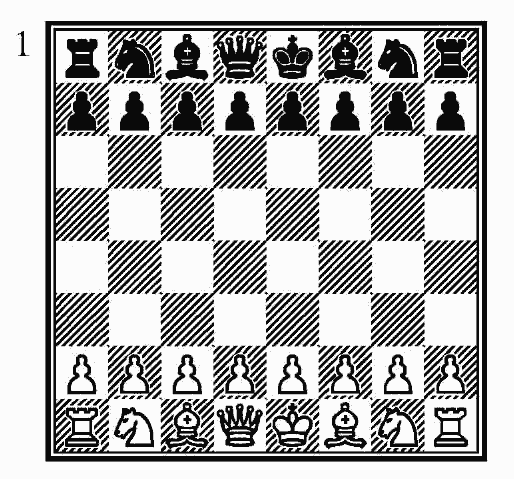
#> input picture packages/board-image-to-fen/src/templates/maizelis_start.jpg, 514 x 479 px
$ python recognizer.py ../templates/maizelis_start.jpg
#> lines starting #> are read from the running program, lines starting #| are printed output that depends on the picture; after the words box and inside, x2 and y2 are one past the last pixel; in counts of white or black regions, pixels touching at a corner belong together
#> in _extract_templates_from_image, img is the input picture: shape (479, 514); min 10, max 252, mean 178.4
#!/usr/bin/env python3
"""KS-2028 board-image-to-fen — распознавание шахматной диаграммы (стиль Майзелиса) в FEN.

Алгоритм:
1. Otsu-threshold изображения, поиск 4 «жирных» полос (рамка доски) по проекции
   тёмных пикселей по строкам/столбцам.
2. Внутренняя область рамки делится на 8×8 = 64 клетки (cv2.resize до 50×50 каждая).
3. Шаблоны фигур извлекаются один раз из эталонной картинки начальной позиции
   (Autogen_eBook_id0.jpg), куда известна расстановка из FEN
   `rnbqkbnr/pppppppp/8/8/8/8/PPPPPPPP/RNBQKBNR`. Полнота: все 12 типов фигур
   присутствуют, причём каждая на двух фонах (светлый/тёмный) кроме K/Q/k/q —
   эти доступны только на одном фоне, для другого фона используется тот же
   шаблон.
4. Для каждой клетки считается:
   - mass3 (морф-открытие 3×3) — отделяет «есть фигура» от «пусто»;
   - mass5 (морф-открытие 5×5) — отделяет белые (тонкий контур) от чёрных
     (заливной силуэт): тонкие линии исчезают при 5×5, заливные остаются.
5. Внутри своей цветовой группы и фона выбирается шаблон с максимальной NCC.

CLI (одиночный вызов):

    python3 recognizer.py <image-path> [--orientation white|black] [--json]

Выход — FEN-первая часть в stdout. Дополнительная диагностика — в stderr.
exit 0 — успех; exit 1 — ошибка (не нашлась рамка, не открылась картинка и т. п.).
"""

from __future__ import annotations

import argparse
import json
import os
import sys
from dataclasses import dataclass, field
from typing import Dict, Iterable, List, Optional, Tuple

import cv2
import numpy as np


CELL_SIZE = 50  # клетка нормализуется до 50×50 при матчинге
START_FEN_BOARD = 'rnbqkbnr/pppppppp/8/8/8/8/PPPPPPPP/RNBQKBNR'

# Эмпирические пороги для профиля Майзелиса (см. README §«Калибровка порогов»).
# Сохранены как модульные константы ради обратной совместимости с тестами и
# скриптами; для нового кода используй `Profile` (см. ниже).
# Признаки:
#   sw  — sw3_30: морф-открытие 3×3 + центральная зона 30×30 (макс 900);
#   cm5 — морф-открытие 5×5 + центральная зона 34×34 (макс 1156).
COLOR_MASS5_THRESHOLD = 350      # cm5 ≥ 350 → чёрная фигура
SOLID_WHITE_DARK_PIECE = 150     # sw > 150 на тёмной клетке → белая фигура
SOLID_WHITE_LIGHT_EMPTY = 800    # sw ≥ 800 на светлой клетке → пусто
LOW_CONFIDENCE_THRESHOLD = 0.30  # NCC ниже — выводим предупреждение в stderr


# ─────────────────────────── обнаружение рамки доски ────────────────────────


def _group_consecutive(arr: np.ndarray, gap: int = 4) -> List[List[int]]:
    if len(arr) == 0:
        return []
    groups: List[List[int]] = []
    current = [int(arr[0])]
    for v in arr[1:]:
        v = int(v)
        if v - current[-1] <= gap:
            current.append(v)
        else:
            groups.append(current)
            current = [v]
    groups.append(current)
    return groups


def _find_board_inner_bbox(img_gray: np.ndarray) -> Optional[Tuple[int, int, int, int]]:
    """Возвращает (x0, y0, x1, y1) — внутренний прямоугольник доски, без рамки.

    Алгоритм:
      1. Otsu-threshold картинки.
      2. По вертикальной проекции тёмных пикселей находим столбцы с длиной ≥
         60% высоты — это вертикальные линии рамки доски. Берём первую и
         последнюю группы — это левая и правая рамки.
      3. В горизонтальной полосе между этими столбцами повторно ищем строки,
         в которых тёмных пикселей ≥80% от ширины этой полосы — это
         горизонтальные линии рамки.
      4. Внутренние края рамок задают bbox.

    Подход устойчив к внешним меткам (буквы a–h, цифры 1–8 за пределами
    рамки) и к лишнему whitespace вокруг доски.
    """
    _, thresh = cv2.threshold(img_gray, 0, 255, cv2.THRESH_BINARY_INV + cv2.THRESH_OTSU)
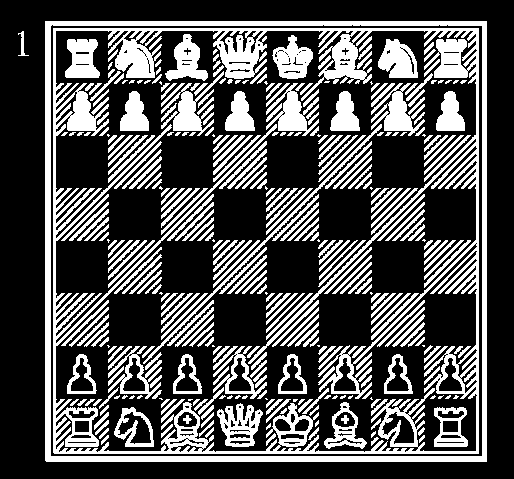
#> thresh: shape (479, 514); 31.8% white; 397 white regions (76 under 20 px), largest, box (x1, y1, x2, y2) and area: (53, 28, 479, 454) 24020, (45, 21, 487, 462) 9585, (161, 71, 224, 136) 1185
    h, w = thresh.shape

    col_dark = (thresh > 0).sum(axis=0)
#> col_dark = 514 values, max 441 at index 46, min 0 at index 0, mean 152.2
    dark_cols = np.where(col_dark > 0.6 * h)[0]
#> dark_cols = 17 values from 45 to 486
    col_groups = _group_consecutive(dark_cols)
#> in _group_consecutive, `current = [int(arr[0])]`: current = [45]
#> the loop in _group_consecutive, `for v in arr[1:]:` made 16 passes
#> (v, current) on pass 9: (476, [476])
#> after the loop in _group_consecutive, `for v in arr[1:]:`: groups = [[45, 46, 47, 48, 49, 50, 53, 54, 55]]
#> col_groups = [[45, 46, 47, 48, 49, 50, 53, 54, 55], [476, 477, 478, 482, 483, 484, 485, 486]]
    if len(col_groups) < 2:
        return None
    left_frame_inner = col_groups[0][-1]
#> left_frame_inner = 55
    right_frame_inner = col_groups[-1][0]
#> right_frame_inner = 476
    board_width = right_frame_inner - left_frame_inner
#> board_width = 421
    if board_width < 200:
        return None

    # Считаем тёмные пиксели в строках только в полосе между рамками
    band = thresh[:, left_frame_inner:right_frame_inner]
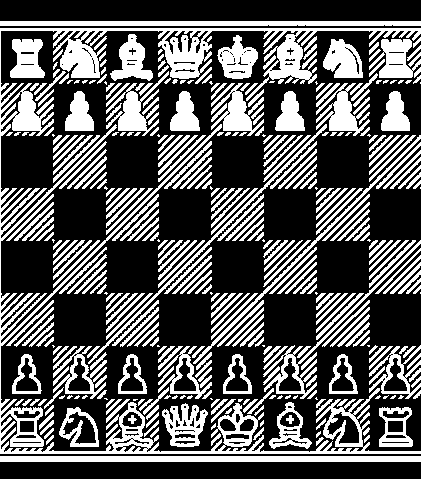
#> band: shape (479, 421); 35.2% white; 425 white regions (79 under 20 px), largest, box (x1, y1, x2, y2) and area: (0, 28, 421, 454) 16011, (0, 456, 421, 462) 2526, (0, 21, 421, 26) 2100
    row_dark = (band > 0).sum(axis=1)
#> row_dark = 479 values, max 421 at index 21, min 0 at index 0, mean 148.3
    band_w = band.shape[1]
#> (the rest of the program and of its run is left out)
